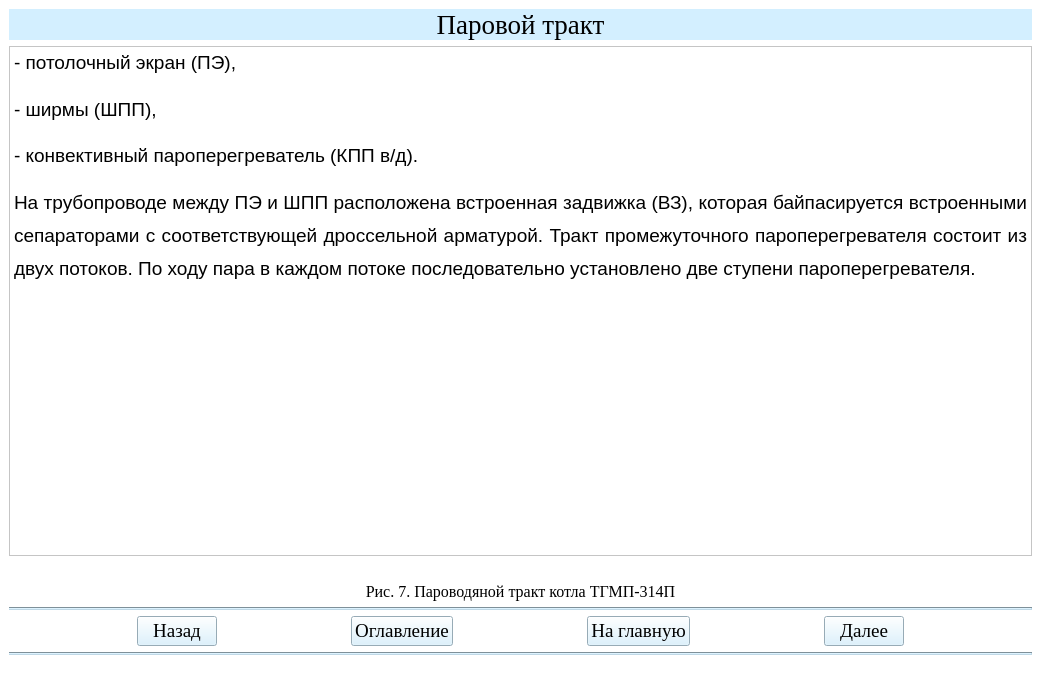
<?xml version="1.0" encoding="UTF-8"?>
<ui version="4.0">
 <class>Teoria10Window</class>
 <widget class="QMainWindow" name="Teoria10Window">
  <property name="geometry">
   <rect>
    <x>0</x>
    <y>0</y>
    <width>1041</width>
    <height>686</height>
   </rect>
  </property>
  <property name="windowTitle">
   <string>АУК</string>
  </property>
  <property name="styleSheet">
   <string notr="true">background-color: rgb(255, 255, 255);</string>
  </property>
  <widget class="QWidget" name="centralwidget">
   <layout class="QGridLayout" name="gridLayout">
    <item row="0" column="0">
     <widget class="QLabel" name="label">
      <property name="font">
       <font>
        <family>Times New Roman</family>
        <pointsize>20</pointsize>
       </font>
      </property>
      <property name="styleSheet">
       <string notr="true">background-color: rgb(211, 239, 255);</string>
      </property>
      <property name="text">
       <string>Паровой тракт</string>
      </property>
      <property name="alignment">
       <set>Qt::AlignCenter</set>
      </property>
     </widget>
    </item>
    <item row="1" column="0">
     <widget class="QTextBrowser" name="textBrowser">
      <property name="html">
       <string>&lt;!DOCTYPE HTML PUBLIC &quot;-//W3C//DTD HTML 4.0//EN&quot; &quot;http://www.w3.org/TR/REC-html40/strict.dtd&quot;&gt;
&lt;html&gt;&lt;head&gt;&lt;meta name=&quot;qrichtext&quot; content=&quot;1&quot; /&gt;&lt;style type=&quot;text/css&quot;&gt;
p, li { white-space: pre-wrap; }
&lt;/style&gt;&lt;/head&gt;&lt;body style=&quot; font-family:'MS Shell Dlg 2'; font-size:8.25pt; font-weight:400; font-style:normal;&quot;&gt;
&lt;p align=&quot;justify&quot; style=&quot; margin-top:12px; margin-bottom:0px; margin-left:0px; margin-right:0px; -qt-block-indent:0; text-indent:0px; line-height:150%;&quot;&gt;&lt;span style=&quot; font-family:'Times New Roman,serif'; font-size:14pt;&quot;&gt;- потолочный экран (ПЭ),&lt;/span&gt;&lt;span style=&quot; font-size:8pt;&quot;&gt; &lt;/span&gt;&lt;/p&gt;
&lt;p align=&quot;justify&quot; style=&quot; margin-top:12px; margin-bottom:0px; margin-left:0px; margin-right:0px; -qt-block-indent:0; text-indent:0px; line-height:150%;&quot;&gt;&lt;span style=&quot; font-family:'Times New Roman,serif'; font-size:14pt;&quot;&gt;- ширмы (ШПП),&lt;/span&gt;&lt;span style=&quot; font-size:8pt;&quot;&gt; &lt;/span&gt;&lt;/p&gt;
&lt;p align=&quot;justify&quot; style=&quot; margin-top:12px; margin-bottom:0px; margin-left:0px; margin-right:0px; -qt-block-indent:0; text-indent:0px; line-height:150%;&quot;&gt;&lt;span style=&quot; font-family:'Times New Roman,serif'; font-size:14pt;&quot;&gt;- конвективный пароперегреватель (КПП в/д).&lt;/span&gt;&lt;span style=&quot; font-size:8pt;&quot;&gt; &lt;/span&gt;&lt;/p&gt;
&lt;p align=&quot;justify&quot; style=&quot; margin-top:12px; margin-bottom:0px; margin-left:0px; margin-right:0px; -qt-block-indent:0; text-indent:0px; line-height:150%;&quot;&gt;&lt;span style=&quot; font-family:'Times New Roman,serif'; font-size:14pt;&quot;&gt;На трубопроводе между ПЭ и ШПП расположена встроенная задвижка (ВЗ), которая байпасируется встроенными сепараторами с соответствующей дроссельной арматурой. Тракт промежуточного пароперегревателя состоит из двух потоков. По ходу пара в каждом потоке последовательно установлено две ступени пароперегревателя.&lt;/span&gt;&lt;span style=&quot; font-size:8pt;&quot;&gt; &lt;/span&gt;&lt;/p&gt;&lt;/body&gt;&lt;/html&gt;</string>
      </property>
     </widget>
    </item>
    <item row="10" column="0">
     <widget class="Line" name="line_2">
      <property name="styleSheet">
       <string notr="true">background-color: rgb(191, 216, 230);</string>
      </property>
      <property name="orientation">
       <enum>Qt::Horizontal</enum>
      </property>
     </widget>
    </item>
    <item row="9" column="0">
     <layout class="QHBoxLayout" name="horizontalLayout">
      <item>
       <spacer name="horizontalSpacer_2">
        <property name="orientation">
         <enum>Qt::Horizontal</enum>
        </property>
        <property name="sizeHint" stdset="0">
         <size>
          <width>40</width>
          <height>20</height>
         </size>
        </property>
       </spacer>
      </item>
      <item>
       <widget class="QPushButton" name="btn_return10">
        <property name="sizePolicy">
         <sizepolicy hsizetype="Minimum" vsizetype="Fixed">
          <horstretch>0</horstretch>
          <verstretch>0</verstretch>
         </sizepolicy>
        </property>
        <property name="font">
         <font>
          <family>Times New Roman</family>
          <pointsize>14</pointsize>
          <weight>50</weight>
          <bold>false</bold>
         </font>
        </property>
        <property name="styleSheet">
         <string notr="true">background-color: rgb(211, 239, 255);
color: rgb(0, 0, 0);</string>
        </property>
        <property name="text">
         <string>Назад</string>
        </property>
       </widget>
      </item>
      <item>
       <spacer name="horizontalSpacer_5">
        <property name="orientation">
         <enum>Qt::Horizontal</enum>
        </property>
        <property name="sizeHint" stdset="0">
         <size>
          <width>40</width>
          <height>20</height>
         </size>
        </property>
       </spacer>
      </item>
      <item>
       <widget class="QPushButton" name="btn_oglavlenie10">
        <property name="font">
         <font>
          <family>Times New Roman</family>
          <pointsize>14</pointsize>
         </font>
        </property>
        <property name="styleSheet">
         <string notr="true">background-color: rgb(211, 239, 255);
color: rgb(0, 0, 0);</string>
        </property>
        <property name="text">
         <string>Оглавление</string>
        </property>
       </widget>
      </item>
      <item>
       <spacer name="horizontalSpacer">
        <property name="orientation">
         <enum>Qt::Horizontal</enum>
        </property>
        <property name="sizeHint" stdset="0">
         <size>
          <width>40</width>
          <height>20</height>
         </size>
        </property>
       </spacer>
      </item>
      <item>
       <widget class="QPushButton" name="btn_glavnaya10">
        <property name="font">
         <font>
          <family>Times New Roman</family>
          <pointsize>14</pointsize>
          <weight>50</weight>
          <bold>false</bold>
         </font>
        </property>
        <property name="styleSheet">
         <string notr="true">background-color: rgb(211, 239, 255);
color: rgb(0, 0, 0);</string>
        </property>
        <property name="text">
         <string>На главную</string>
        </property>
       </widget>
      </item>
      <item>
       <spacer name="horizontalSpacer_3">
        <property name="orientation">
         <enum>Qt::Horizontal</enum>
        </property>
        <property name="sizeHint" stdset="0">
         <size>
          <width>40</width>
          <height>20</height>
         </size>
        </property>
       </spacer>
      </item>
      <item>
       <widget class="QPushButton" name="btn_dalee10">
        <property name="font">
         <font>
          <family>Times New Roman</family>
          <pointsize>14</pointsize>
          <weight>50</weight>
          <bold>false</bold>
         </font>
        </property>
        <property name="styleSheet">
         <string notr="true">background-color: rgb(211, 239, 255);
color: rgb(0, 0, 0);</string>
        </property>
        <property name="text">
         <string>Далее</string>
        </property>
       </widget>
      </item>
      <item>
       <spacer name="horizontalSpacer_4">
        <property name="orientation">
         <enum>Qt::Horizontal</enum>
        </property>
        <property name="sizeHint" stdset="0">
         <size>
          <width>40</width>
          <height>20</height>
         </size>
        </property>
       </spacer>
      </item>
     </layout>
    </item>
    <item row="8" column="0">
     <widget class="Line" name="line">
      <property name="styleSheet">
       <string notr="true">background-color: rgb(191, 216, 230);</string>
      </property>
      <property name="orientation">
       <enum>Qt::Horizontal</enum>
      </property>
     </widget>
    </item>
    <item row="2" column="0">
     <widget class="QLabel" name="label_2">
      <property name="text">
       <string/>
      </property>
      <property name="pixmap">
       <pixmap>рис7.png</pixmap>
      </property>
      <property name="alignment">
       <set>Qt::AlignCenter</set>
      </property>
     </widget>
    </item>
    <item row="3" column="0">
     <widget class="QLabel" name="label_3">
      <property name="font">
       <font>
        <family>Times New Roman</family>
        <pointsize>12</pointsize>
       </font>
      </property>
      <property name="text">
       <string>Рис. 7. Пароводяной тракт котла ТГМП-314П</string>
      </property>
      <property name="alignment">
       <set>Qt::AlignCenter</set>
      </property>
     </widget>
    </item>
   </layout>
  </widget>
  <widget class="QStatusBar" name="statusbar"/>
 </widget>
 <resources/>
 <connections/>
</ui>
